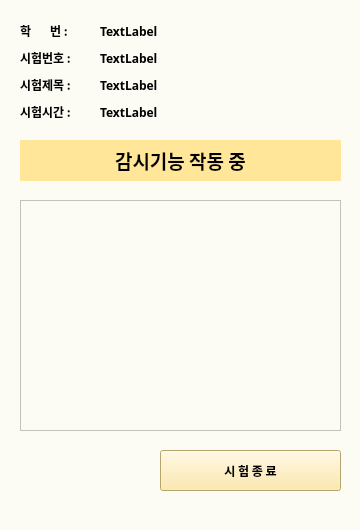
<?xml version="1.0" encoding="UTF-8"?>
<ui version="4.0">
 <class>startExam</class>
 <widget class="QMainWindow" name="startExam">
  <property name="geometry">
   <rect>
    <x>0</x>
    <y>0</y>
    <width>360</width>
    <height>530</height>
   </rect>
  </property>
  <property name="minimumSize">
   <size>
    <width>360</width>
    <height>530</height>
   </size>
  </property>
  <property name="mouseTracking">
   <bool>false</bool>
  </property>
  <property name="windowTitle">
   <string>WatchU</string>
  </property>
  <property name="styleSheet">
   <string notr="true">background-color:rgb(252, 252, 244)</string>
  </property>
  <widget class="QWidget" name="centralwidget">
   <property name="minimumSize">
    <size>
     <width>360</width>
     <height>530</height>
    </size>
   </property>
   <widget class="QLabel" name="label_sn_title">
    <property name="geometry">
     <rect>
      <x>20</x>
      <y>23</y>
      <width>64</width>
      <height>15</height>
     </rect>
    </property>
    <property name="font">
     <font>
      <family>나눔스퀘어라운드 Bold</family>
      <weight>75</weight>
      <bold>true</bold>
     </font>
    </property>
    <property name="text">
     <string>학       번 :</string>
    </property>
   </widget>
   <widget class="QLabel" name="label_en_title">
    <property name="geometry">
     <rect>
      <x>20</x>
      <y>50</y>
      <width>64</width>
      <height>15</height>
     </rect>
    </property>
    <property name="font">
     <font>
      <family>나눔스퀘어라운드 Bold</family>
      <weight>75</weight>
      <bold>true</bold>
     </font>
    </property>
    <property name="text">
     <string>시험번호 :</string>
    </property>
   </widget>
   <widget class="QPushButton" name="finishButton">
    <property name="geometry">
     <rect>
      <x>160</x>
      <y>450</y>
      <width>181</width>
      <height>41</height>
     </rect>
    </property>
    <property name="font">
     <font>
      <family>나눔스퀘어라운드 Bold</family>
      <weight>75</weight>
      <bold>true</bold>
     </font>
    </property>
    <property name="accessibleName">
     <string>finishButton</string>
    </property>
    <property name="styleSheet">
     <string notr="true">background-color:rgb(255, 230, 153)</string>
    </property>
    <property name="text">
     <string>시 험 종 료</string>
    </property>
    <property name="autoDefault">
     <bool>true</bool>
    </property>
    <property name="flat">
     <bool>false</bool>
    </property>
   </widget>
   <widget class="QLabel" name="label_sn_set">
    <property name="geometry">
     <rect>
      <x>100</x>
      <y>23</y>
      <width>150</width>
      <height>16</height>
     </rect>
    </property>
    <property name="font">
     <font>
      <family>나눔스퀘어라운드 Bold</family>
      <weight>75</weight>
      <bold>true</bold>
     </font>
    </property>
    <property name="text">
     <string>TextLabel</string>
    </property>
   </widget>
   <widget class="QLabel" name="label_en_set">
    <property name="geometry">
     <rect>
      <x>100</x>
      <y>50</y>
      <width>150</width>
      <height>16</height>
     </rect>
    </property>
    <property name="font">
     <font>
      <family>나눔스퀘어라운드 Bold</family>
      <weight>75</weight>
      <bold>true</bold>
     </font>
    </property>
    <property name="text">
     <string>TextLabel</string>
    </property>
   </widget>
   <widget class="QLabel" name="exam_ongoing_alert">
    <property name="geometry">
     <rect>
      <x>20</x>
      <y>140</y>
      <width>321</width>
      <height>41</height>
     </rect>
    </property>
    <property name="font">
     <font>
      <family>나눔스퀘어_ac Bold</family>
      <pointsize>14</pointsize>
      <weight>75</weight>
      <bold>true</bold>
     </font>
    </property>
    <property name="styleSheet">
     <string notr="true">background-color:rgb(255, 230, 153)</string>
    </property>
    <property name="text">
     <string>감시기능 작동 중</string>
    </property>
    <property name="alignment">
     <set>Qt::AlignCenter</set>
    </property>
   </widget>
   <widget class="QTextBrowser" name="log_list">
    <property name="geometry">
     <rect>
      <x>20</x>
      <y>200</y>
      <width>321</width>
      <height>231</height>
     </rect>
    </property>
   </widget>
   <widget class="QLabel" name="label_title_title">
    <property name="geometry">
     <rect>
      <x>20</x>
      <y>77</y>
      <width>71</width>
      <height>16</height>
     </rect>
    </property>
    <property name="font">
     <font>
      <family>나눔스퀘어라운드 Bold</family>
      <weight>75</weight>
      <bold>true</bold>
     </font>
    </property>
    <property name="text">
     <string>시험제목 :</string>
    </property>
   </widget>
   <widget class="QLabel" name="label_title_set">
    <property name="geometry">
     <rect>
      <x>100</x>
      <y>77</y>
      <width>240</width>
      <height>16</height>
     </rect>
    </property>
    <property name="font">
     <font>
      <family>나눔스퀘어라운드 Bold</family>
      <weight>75</weight>
      <bold>true</bold>
     </font>
    </property>
    <property name="text">
     <string>TextLabel</string>
    </property>
   </widget>
   <widget class="QLabel" name="label_time_set">
    <property name="geometry">
     <rect>
      <x>100</x>
      <y>104</y>
      <width>240</width>
      <height>16</height>
     </rect>
    </property>
    <property name="font">
     <font>
      <family>나눔스퀘어라운드 Bold</family>
      <weight>75</weight>
      <bold>true</bold>
     </font>
    </property>
    <property name="text">
     <string>TextLabel</string>
    </property>
   </widget>
   <widget class="QLabel" name="label_time_title">
    <property name="geometry">
     <rect>
      <x>20</x>
      <y>104</y>
      <width>71</width>
      <height>16</height>
     </rect>
    </property>
    <property name="font">
     <font>
      <family>나눔스퀘어라운드 Bold</family>
      <weight>75</weight>
      <bold>true</bold>
     </font>
    </property>
    <property name="text">
     <string>시험시간 :</string>
    </property>
   </widget>
  </widget>
  <widget class="QStatusBar" name="statusbar"/>
 </widget>
 <resources/>
 <connections/>
</ui>
